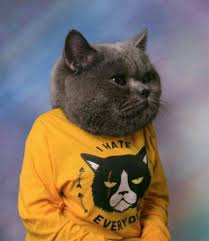
#> input picture day_1/image.jpeg, 209 x 241 px
$ python main.py
#> lines starting #> are read from the running program, lines starting #| are printed output that depends on the picture
import cv2
import numpy as np
import matplotlib.pyplot as plt

img=cv2.imread('image.jpeg',cv2.IMREAD_GRAYSCALE)
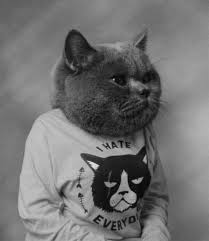
#> img: shape (241, 209); min 0, max 227, mean 114.6
# [5 lines of commented-out code are left out]
cv2.imwrite('greyscale.png',img)
